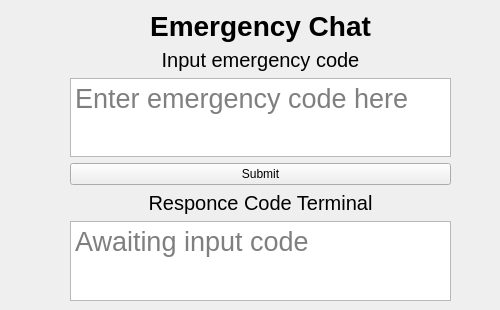
         <widget class="QWidget" name="emg_chat_3">
          <widget class="QWidget" name="gridLayoutWidget_5">
           <property name="geometry">
            <rect>
             <x>30</x>
             <y>10</y>
             <width>461</width>
             <height>291</height>
            </rect>
           </property>
           <layout class="QGridLayout" name="Emg_chat_grid_5" columnstretch="0,1,0">
            <item row="0" column="0">
             <spacer name="horizontalSpacer_12">
              <property name="orientation">
               <enum>Qt::Horizontal</enum>
              </property>
              <property name="sizeHint" stdset="0">
               <size>
                <width>40</width>
                <height>20</height>
               </size>
              </property>
             </spacer>
            </item>
            <item row="5" column="1">
             <widget class="QTextBrowser" name="chat_tile_response_terminal">
              <property name="font">
               <font>
                <pointsize>20</pointsize>
               </font>
              </property>
              <property name="html">
               <string>&lt;!DOCTYPE HTML PUBLIC &quot;-//W3C//DTD HTML 4.0//EN&quot; &quot;http://www.w3.org/TR/REC-html40/strict.dtd&quot;&gt;
&lt;html&gt;&lt;head&gt;&lt;meta name=&quot;qrichtext&quot; content=&quot;1&quot; /&gt;&lt;style type=&quot;text/css&quot;&gt;
p, li { white-space: pre-wrap; }
&lt;/style&gt;&lt;/head&gt;&lt;body style=&quot; font-family:'MS Shell Dlg 2'; font-size:20pt; font-weight:400; font-style:normal;&quot;&gt;
&lt;p style=&quot;-qt-paragraph-type:empty; margin-top:0px; margin-bottom:0px; margin-left:0px; margin-right:0px; -qt-block-indent:0; text-indent:0px; font-size:8.25pt;&quot;&gt;&lt;br /&gt;&lt;/p&gt;&lt;/body&gt;&lt;/html&gt;</string>
              </property>
              <property name="placeholderText">
               <string>Awaiting input code</string>
              </property>
             </widget>
            </item>
            <item row="2" column="1">
             <widget class="QTextEdit" name="chat_tile_input">
              <property name="font">
               <font>
                <pointsize>20</pointsize>
               </font>
              </property>
              <property name="placeholderText">
               <string>Enter emergency code here</string>
              </property>
             </widget>
            </item>
            <item row="4" column="1">
             <widget class="QLabel" name="chat_tab_rsp_ter_label_6">
              <property name="font">
               <font>
                <pointsize>15</pointsize>
                <weight>50</weight>
                <bold>false</bold>
               </font>
              </property>
              <property name="text">
               <string>Responce Code Terminal</string>
              </property>
              <property name="alignment">
               <set>Qt::AlignCenter</set>
              </property>
             </widget>
            </item>
            <item row="0" column="1">
             <widget class="QLabel" name="chat_tab_emg_chat_label_6">
              <property name="font">
               <font>
                <pointsize>21</pointsize>
                <weight>75</weight>
                <bold>true</bold>
               </font>
              </property>
              <property name="text">
               <string>Emergency Chat</string>
              </property>
              <property name="alignment">
               <set>Qt::AlignCenter</set>
              </property>
             </widget>
            </item>
            <item row="3" column="1">
             <widget class="QPushButton" name="chat_tile_submit_button">
              <property name="text">
               <string>Submit</string>
              </property>
             </widget>
            </item>
            <item row="0" column="2">
             <spacer name="horizontalSpacer_13">
              <property name="orientation">
               <enum>Qt::Horizontal</enum>
              </property>
              <property name="sizeHint" stdset="0">
               <size>
                <width>40</width>
                <height>20</height>
               </size>
              </property>
             </spacer>
            </item>
            <item row="1" column="1">
             <widget class="QLabel" name="chat_tab_instruction_label_6">
              <property name="font">
               <font>
                <pointsize>15</pointsize>
                <weight>50</weight>
                <bold>false</bold>
               </font>
              </property>
              <property name="text">
               <string>Input emergency code</string>
              </property>
              <property name="alignment">
               <set>Qt::AlignCenter</set>
              </property>
             </widget>
            </item>
           </layout>
          </widget>
         </widget>
